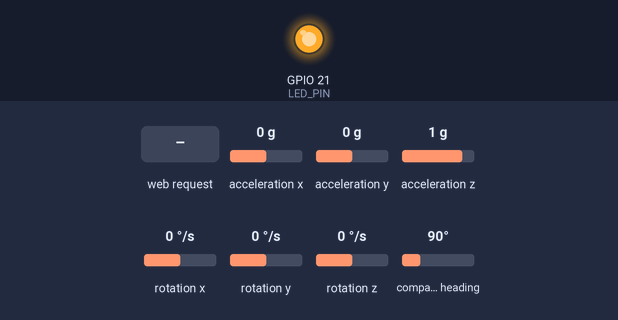
The sketch below on a simulated ESP32. Parts: output pins drawn as LEDs (lit = HIGH). The inputs (shaded band) are chosen by the test bench; at power-on: acceleration x 0 g, acceleration y 0 g, acceleration z 1 g, rotation x 0 °/s, rotation y 0 °/s, rotation z 0 °/s, compass heading 90°. WiFi joins after 1.5 s; servers stay silent unless stated; what the sketch prints to the serial monitor is not drawn.

Above: at 3.3 s.
3.4 s: HTTP request GET /record received
At 4.7 s:
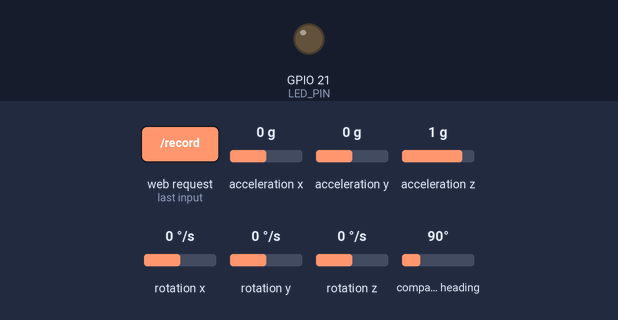
6.4 s: HTTP request GET /record?hz=1 received
At 9.1 s:
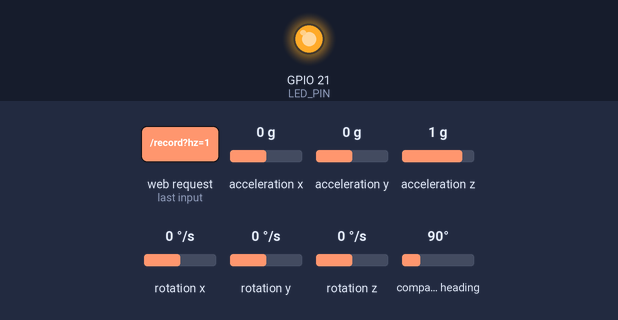
9.4 s: HTTP request GET /record?hz=0 received
At 10.4 s:
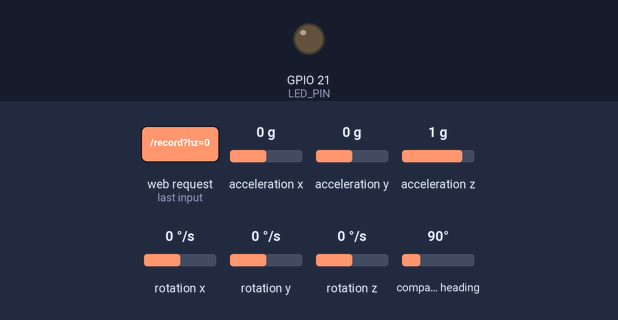
Timing chart, 0 to 12.8 s (numbered marks = the images above; inputs shaded):
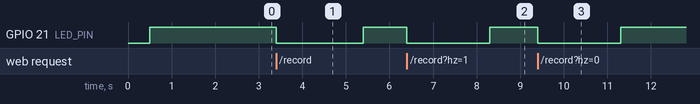

Measured:
- after the input at 3.4 s, GPIO 21 (LED_PIN): HIGH → LOW at once, → HIGH 2.0 s later
- after the input at 6.4 s, GPIO 21 (LED_PIN): HIGH → LOW at once, → HIGH 1.9 s later
- after the input at 9.4 s, GPIO 21 (LED_PIN): HIGH → LOW at once, → HIGH 1.9 s later

The sketch:

gesture_collect.ino
```cpp
// Gesture data collector — BNO055 6-axis (accel + gyro) time-series.
// On-device fixed-window recording at a precise sample rate, served as a
// Teachable-Machine-style web UI over STA (router) WiFi.
// Open http://xiao.local  (AP fallback: http://192.168.4.1)
//
// Each recording -> one CSV sample (Edge Impulse ready):
//   timestamp,accX,accY,accZ,gyrX,gyrY,gyrZ
// "전체 ZIP 다운로드" bundles them as  <label>.<n>.csv
//
// Based on bee2/edgeImpulse/gesture_collect — Adafruit getVector (WiFi-safe),
// 100 Hz, gyro in dps.  No BME280/BH1750 — BNO055 only.
//
// Wiring:  SDA=GPIO5(D4)  SCL=GPIO6(D5)  BNO055 @0x29  LED=GPIO21
#include <Wire.h>
#include <Adafruit_BNO055.h>
#include <utility/imumaths.h>
#include <WiFi.h>
#include <WebServer.h>
#include <ESPmDNS.h>

#define SDA_PIN 5
#define SCL_PIN 6
#define LED_PIN 21

#define WIFI_SSID "projectbee"
#define WIFI_PASS "honeybear!"
static char mdnsName[24];

#define MAX_SAMPLES 400        // 4 s @ 100 Hz headroom (400*6*4 = 9.6 KB RAM)

Adafruit_BNO055 bno = Adafruit_BNO055(55, 0x29, &Wire);
WebServer server(80);

static float bufA[MAX_SAMPLES][3];   // accelerometer m/s^2
static float bufG[MAX_SAMPLES][3];   // gyroscope   dps

static const char PAGE[] PROGMEM = R"HTML(
<!DOCTYPE html><html><head><meta charset="utf-8">
<meta name="viewport" content="width=device-width,initial-scale=1">
<title>Pokemon Gesture Collector</title>
<style>
body{font-family:sans-serif;background:#111;color:#eee;text-align:center;margin:0;padding:16px}
h2{margin:6px}
.panel{background:#1c1c1c;border-radius:10px;padding:12px;max-width:680px;margin:10px auto}
.live{display:flex;gap:10px;justify-content:center;flex-wrap:wrap;font-family:monospace;font-size:14px}
.live div{background:#252525;border-radius:6px;padding:6px 10px;min-width:78px}
.live b{color:#9cf}
.cal span{display:inline-block;width:52px}
.bar{display:inline-block;height:8px;border-radius:4px;background:#4c8bf5;vertical-align:middle}
input,button{font-size:17px;padding:9px 14px;margin:5px;border-radius:8px;border:none}
input{width:120px;text-align:center}
input.sm{width:70px}
button{background:#4c8bf5;color:#fff;cursor:pointer}
button.rec{background:#f5734c}
button.dl{background:#3fbf6f}
button:disabled{opacity:.5;cursor:default}
.labels{display:flex;gap:6px;justify-content:center;flex-wrap:wrap;margin:6px 0}
.labels button{font-size:14px;padding:6px 14px;background:#333}
.labels button.active{background:#4c8bf5}
#status{font-size:14px;color:#9f9;margin:6px;min-height:18px}
#gallery{display:flex;flex-wrap:wrap;gap:8px;justify-content:center;max-width:680px;margin:12px auto}
.shot{position:relative;background:#222;border-radius:8px;padding:4px}
.shot canvas{display:block;border-radius:4px;background:#000}
.shot .lb{font-size:12px;color:#9cf;margin-top:2px}
.shot .x{position:absolute;top:-7px;right:-7px;width:22px;height:22px;line-height:20px;
  background:#e04c4c;color:#fff;border-radius:50%;cursor:pointer;font-weight:bold;font-size:14px}
</style></head><body>
<h2>Pokemon 제스처 수집기</h2>
<div id="ipaddr" style="font-size:13px;color:#888"></div>

<div class="panel">
  <div class="live">
    <div>ax <b id="ax">0</b></div><div>ay <b id="ay">0</b></div><div>az <b id="az">0</b></div>
    <div>gx <b id="gx">0</b></div><div>gy <b id="gy">0</b></div><div>gz <b id="gz">0</b></div>
  </div>
  <div class="cal" style="margin-top:8px;font-size:13px">
    calib &nbsp;
    <span>S<i id="cs" class="bar"></i></span>
    <span>G<i id="cg" class="bar"></i></span>
    <span>A<i id="ca" class="bar"></i></span>
    <span>M<i id="cm" class="bar"></i></span>
    <div style="color:#888;font-size:11px;margin-top:4px">수집 전에 보드를 천천히 돌려 G/A 막대를 채우세요 (3 = 완료)</div>
  </div>
</div>

<div class="panel">
  <div class="labels" id="labelBtns"></div>
  <input id="label" placeholder="라벨" value="idle">
  <label style="font-size:13px">길이<input id="ms" class="sm" type="number" value="2000">ms</label>
  <label style="font-size:13px">주파수<input id="hz" class="sm" type="number" value="100">Hz</label>
  <br>
  <button id="recBtn" class="rec" onclick="rec()">● 녹화</button>
  <button class="dl" onclick="zipAll()">전체 ZIP 다운로드</button>
  <button style="background:#666" onclick="clearAll()">전체 비우기</button>
  <div id="status">라벨을 정하고 '녹화'를 누른 뒤 제스처를 취하세요.</div>
</div>

<div id="gallery"></div>

<script>
// ---- quick-select label buttons ----
const LABELS=['idle','left','right','up','down','circle'];
const lb=document.getElementById('labelBtns');
LABELS.forEach(l=>{const b=document.createElement('button');b.textContent=l;
  b.onclick=()=>{document.getElementById('label').value=l;
    lb.querySelectorAll('button').forEach(x=>x.classList.remove('active'));b.classList.add('active');};
  lb.appendChild(b);});

let shots=[];   // {label, csv, rows:[[t,ax,ay,az,gx,gy,gz],...]}
fetch('/ip').then(r=>r.text()).then(ip=>document.getElementById('ipaddr').textContent='☞ '+ip);

// ---- live readout (5 Hz) ----
setInterval(async()=>{
  try{
    const r=await fetch('/live?t='+Date.now());
    if(!r.ok)return; const d=await r.json();
    ax.textContent=d.ax.toFixed(2); ay.textContent=d.ay.toFixed(2); az.textContent=d.az.toFixed(2);
    gx.textContent=d.gx.toFixed(1); gy.textContent=d.gy.toFixed(1); gz.textContent=d.gz.toFixed(1);
    setBar('cs',d.cs); setBar('cg',d.cg); setBar('ca',d.ca); setBar('cm',d.cm);
  }catch(e){}
},200);
function setBar(id,v){ const e=document.getElementById(id);
  e.style.width=(4+v*10)+'px'; e.style.background=v>=3?'#3fbf6f':(v>=1?'#f5c14c':'#e04c4c'); }

// ---- record one fixed window on the device ----
async function rec(){
  const label=document.getElementById('label').value.trim()||'unlabeled';
  const ms=Math.max(200,Math.min(4000,+document.getElementById('ms').value||2000));
  const hz=Math.max(10,Math.min(200,+document.getElementById('hz').value||100));
  const btn=document.getElementById('recBtn'); btn.disabled=true;
  status.textContent='● 녹화 중... 제스처를 취하세요';
  try{
    const r=await fetch('/record?ms='+ms+'&hz='+hz+'&t='+Date.now());
    const csv=await r.text();
    const rows=csv.trim().split('\n').slice(1).map(l=>l.split(',').map(Number));
    shots.push({label,csv,rows}); render();
    status.textContent=label+' 샘플 저장됨 ('+rows.length+' 포인트) · 총 '+shots.length+'개';
  }catch(e){ status.textContent='녹화 실패: '+e; }
  btn.disabled=false;
}

function del(i){ shots.splice(i,1); render(); }
function clearAll(){ if(!shots.length||!confirm('전부 삭제할까요?'))return; shots=[]; render();
  status.textContent='비웠습니다.'; }

function render(){
  const g=document.getElementById('gallery'); g.innerHTML='';
  shots.forEach((s,i)=>{
    const d=document.createElement('div'); d.className='shot';
    d.innerHTML='<div class="x" onclick="del('+i+')">x</div><div class="lb">'+s.label+' #'+(i+1)+'</div>';
    const cv=document.createElement('canvas'); cv.width=100; cv.height=48; d.insertBefore(cv,d.firstChild.nextSibling);
    plot(cv,s.rows); g.appendChild(d);
  });
}
// tiny 6-axis sparkline
function plot(cv,rows){
  const c=cv.getContext('2d'), W=cv.width,H=cv.height;
  const cols=['#ff6b6b','#6bff8f','#6b9bff','#ffd36b','#d36bff','#6bffea'];
  let mn=1e9,mx=-1e9;
  for(const r of rows)for(let k=1;k<7;k++){mn=Math.min(mn,r[k]);mx=Math.max(mx,r[k]);}
  const sp=mx-mn||1;
  for(let k=1;k<7;k++){ c.strokeStyle=cols[k-1]; c.beginPath();
    rows.forEach((r,j)=>{ const x=j/(rows.length-1)*W, y=H-(r[k]-mn)/sp*H;
      j?c.lineTo(x,y):c.moveTo(x,y); }); c.stroke(); }
}

// ---- minimal ZIP (store, no compression) ----
const CRC_T=(()=>{let t=[];for(let n=0;n<256;n++){let c=n;for(let k=0;k<8;k++)c=c&1?0xEDB88320^(c>>>1):c>>>1;t[n]=c>>>0}return t})();
function crc32(u8){let c=0xFFFFFFFF;for(let i=0;i<u8.length;i++)c=CRC_T[(c^u8[i])&0xFF]^(c>>>8);return (c^0xFFFFFFFF)>>>0}
function zipAll(){
  if(!shots.length){alert('보관된 샘플이 없습니다');return}
  const enc=new TextEncoder(), parts=[], cdir=[]; let off=0, counts={};
  for(const s of shots){
    counts[s.label]=(counts[s.label]||0)+1;
    const name=enc.encode(s.label+'.'+counts[s.label]+'.csv');
    const data=enc.encode(s.csv);
    const crc=crc32(data), sz=data.length;
    const lh=new DataView(new ArrayBuffer(30));
    lh.setUint32(0,0x04034b50,true);lh.setUint16(4,20,true);lh.setUint32(14,crc,true);
    lh.setUint32(18,sz,true);lh.setUint32(22,sz,true);lh.setUint16(26,name.length,true);
    parts.push(new Uint8Array(lh.buffer),name,data);
    const cd=new DataView(new ArrayBuffer(46));
    cd.setUint32(0,0x02014b50,true);cd.setUint16(4,20,true);cd.setUint16(6,20,true);
    cd.setUint32(16,crc,true);cd.setUint32(20,sz,true);cd.setUint32(24,sz,true);
    cd.setUint16(28,name.length,true);cd.setUint32(42,off,true);
    cdir.push(new Uint8Array(cd.buffer),name);
    off+=30+name.length+sz;
  }
  let cdLen=0; cdir.forEach(p=>cdLen+=p.length);
  const end=new DataView(new ArrayBuffer(22));
  end.setUint32(0,0x06054b50,true);end.setUint16(8,shots.length,true);end.setUint16(10,shots.length,true);
  end.setUint32(12,cdLen,true);end.setUint32(16,off,true);
  const blob=new Blob([...parts,...cdir,new Uint8Array(end.buffer)],{type:'application/zip'});
  const a=document.createElement('a');
  a.href=URL.createObjectURL(blob); a.download='gesture_dataset.zip'; a.click();
  URL.revokeObjectURL(a.href);
}
</script></body></html>
)HTML";

void handleRoot() { server.send_P(200, "text/html", PAGE); }

void handleIP() {
  String msg;
  if (WiFi.getMode() == WIFI_AP)
    msg = "http://" + WiFi.softAPIP().toString();
  else
    msg = "http://" + WiFi.localIP().toString() + "  (" + String(mdnsName) + ".local)";
  server.send(200, "text/plain", msg);
}

void handleLive() {
  imu::Vector<3> a = bno.getVector(Adafruit_BNO055::VECTOR_ACCELEROMETER);
  imu::Vector<3> g = bno.getVector(Adafruit_BNO055::VECTOR_GYROSCOPE);
  uint8_t cs, cg, ca, cm; bno.getCalibration(&cs, &cg, &ca, &cm);
  char json[192];
  snprintf(json, sizeof(json),
    "{\"ax\":%.2f,\"ay\":%.2f,\"az\":%.2f,\"gx\":%.1f,\"gy\":%.1f,\"gz\":%.1f,"
    "\"cs\":%u,\"cg\":%u,\"ca\":%u,\"cm\":%u}",
    a.x(), a.y(), a.z(), g.x(), g.y(), g.z(), cs, cg, ca, cm);
  server.send(200, "application/json", json);
}

// Precise on-device fixed-window capture, streamed back as CSV.
void handleRecord() {
  int hz = server.hasArg("hz") ? server.arg("hz").toInt() : 100;
  int ms = server.hasArg("ms") ? server.arg("ms").toInt() : 2000;
  if (hz < 10)  hz = 10;   if (hz > 200)  hz = 200;
  if (ms < 200) ms = 200;  if (ms > 4000) ms = 4000;
  int n = (long)ms * hz / 1000;
  if (n > MAX_SAMPLES) n = MAX_SAMPLES;
  uint32_t interval = 1000000UL / hz;   // microseconds per sample

  digitalWrite(LED_PIN, LOW);           // LED on during capture
  uint32_t next = micros();
  for (int i = 0; i < n; i++) {
    while ((int32_t)(micros() - next) < 0) { }   // busy-wait to sample instant
    imu::Vector<3> a = bno.getVector(Adafruit_BNO055::VECTOR_ACCELEROMETER);
    imu::Vector<3> g = bno.getVector(Adafruit_BNO055::VECTOR_GYROSCOPE);
    bufA[i][0] = a.x(); bufA[i][1] = a.y(); bufA[i][2] = a.z();
    bufG[i][0] = g.x(); bufG[i][1] = g.y(); bufG[i][2] = g.z();
    next += interval;
  }
  digitalWrite(LED_PIN, HIGH);

  server.setContentLength(CONTENT_LENGTH_UNKNOWN);
  server.send(200, "text/csv", "");
  server.sendContent("timestamp,accX,accY,accZ,gyrX,gyrY,gyrZ\n");
  char line[96];
  for (int i = 0; i < n; i++) {
    int t = (int)((long)i * 1000 / hz);   // ms
    snprintf(line, sizeof(line), "%d,%.3f,%.3f,%.3f,%.3f,%.3f,%.3f\n",
             t, bufA[i][0], bufA[i][1], bufA[i][2],
             bufG[i][0], bufG[i][1], bufG[i][2]);
    server.sendContent(line);
  }
  server.sendContent("");   // end chunked response
}

void setup() {
  Serial.begin(115200);
  delay(500);
  pinMode(LED_PIN, OUTPUT);
  digitalWrite(LED_PIN, HIGH);

  Wire.begin(SDA_PIN, SCL_PIN);
  Wire.setClock(400000);
  if (!bno.begin()) {
    Serial.println("[BNO] NOT FOUND! check wiring (addr 0x29)");
    while (true) { digitalWrite(LED_PIN, LOW); delay(200); digitalWrite(LED_PIN, HIGH); delay(200); }
  }
  bno.setExtCrystalUse(true);
  Serial.println("[BNO] OK");

  uint8_t mac[6]; WiFi.macAddress(mac);
  snprintf(mdnsName, sizeof(mdnsName), "xiao-%02X%02X", mac[4], mac[5]);

  WiFi.mode(WIFI_STA);
  WiFi.setSleep(false);
  WiFi.begin(WIFI_SSID, WIFI_PASS);
  uint32_t t0 = millis();
  while (WiFi.status() != WL_CONNECTED && millis() - t0 < 15000) delay(200);
  if (WiFi.status() == WL_CONNECTED) {
    Serial.print("STA connected. Open http://");
    Serial.print(WiFi.localIP());
    Serial.printf(" or http://%s.local\n", mdnsName);
    MDNS.begin(mdnsName);
  } else {
    WiFi.mode(WIFI_AP);
    WiFi.softAP(mdnsName, "12345678");
    Serial.print("AP mode. Connect WiFi '"); Serial.print(mdnsName);
    Serial.print("' then open http://");
    Serial.println(WiFi.softAPIP());
  }

  server.on("/", handleRoot);
  server.on("/ip", handleIP);
  server.on("/live", handleLive);
  server.on("/record", handleRecord);
  server.begin();
  Serial.println("Gesture collector ready");
}

void loop() { server.handleClient(); }
```
